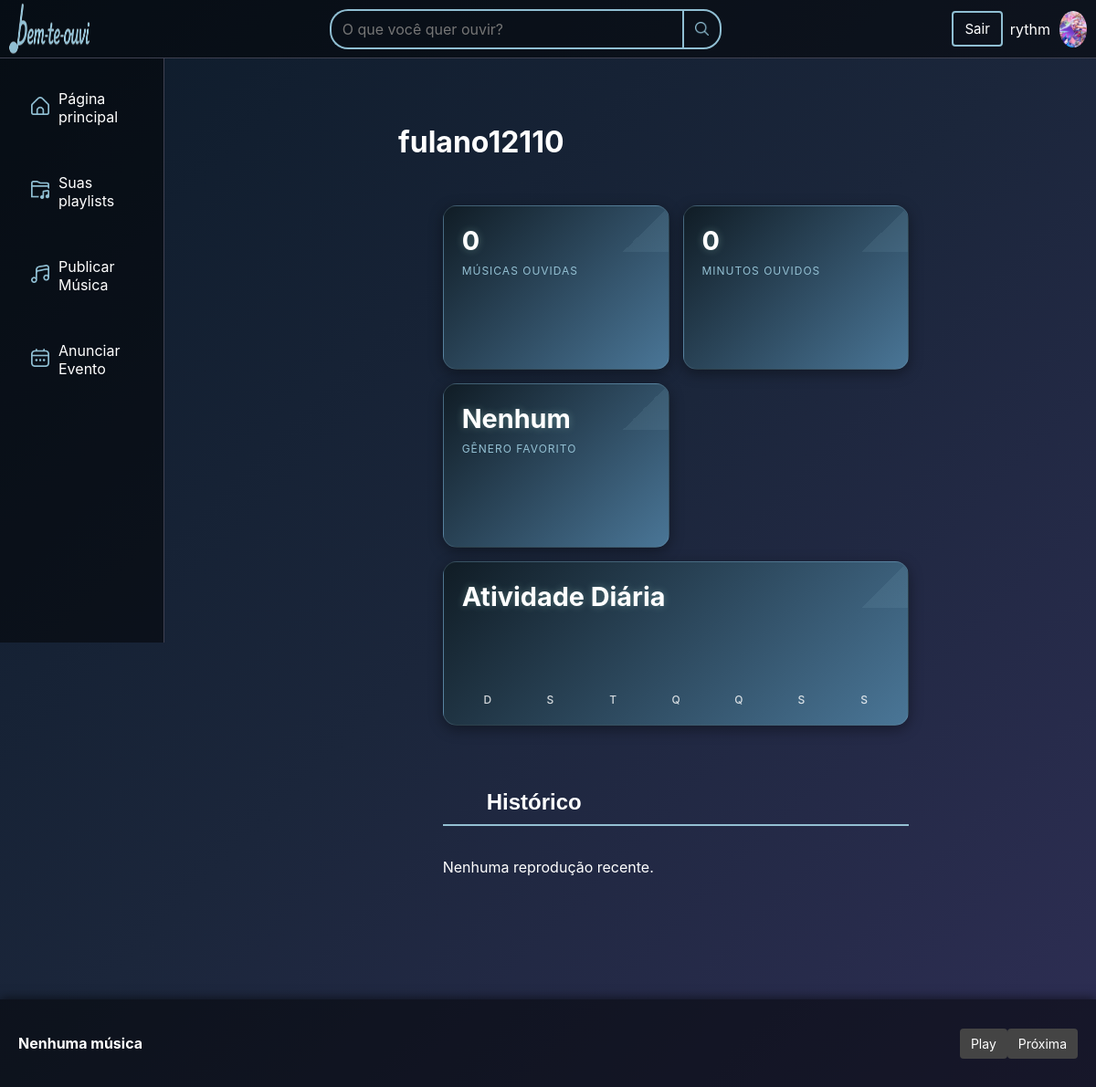
The app's page /perfil-ouvinte/1/ (signed in) with its own data.
### bemteouvi/models.py (models this page shows, shortened)
class Musico(models.Model):
    user = models.OneToOneField(User, on_delete=models.CASCADE)
    foto_perfil = models.ImageField(upload_to='fotos_perfil', blank=True, null=True)
    cpf = models.CharField(max_length=14, unique=True)
    chave_pix = models.CharField(max_length=100, blank=True, null=True)
    @property
    def foto_url(self):
        if self.foto_perfil and self.foto_perfil.name:
            return self.foto_perfil.url
        return '/static/bemteouvi/img/perfil.png'
    def __str__(self):
        return self.user.username

class Ouvinte(models.Model):
    user = models.OneToOneField(User, on_delete=models.CASCADE)
    foto_perfil = models.ImageField(upload_to='fotos_perfil', blank=True, null=True)

### bemteouvi/views.py (the view)
# urls.py: path('perfil-ouvinte/', views.perfil_ouvinte, name='perfil-ouvinte'),
@login_required
def perfil_ouvinte(request, id=None):
    if id is not None:
        ouvinte = get_object_or_404(Ouvinte, id=id)
    else:
        try:
            ouvinte = Ouvinte.objects.get(user=request.user)
        except Ouvinte.DoesNotExist:
            messages.error(request, "Perfil de ouvinte não encontrado.")
            return redirect('bemteouvi:index')
    proprio_perfil = (ouvinte.user == request.user)
    musicas_ouvidas = Reproducao.objects.filter(ouvinte=ouvinte).values('musica').distinct().count()
    historico = Reproducao.objects.filter(ouvinte=ouvinte).order_by('-data_hora')[:10]
    hoje = timezone.now()
    minutos_mes = EstatisticaSemanal.objects.filter(
        ouvinte=ouvinte
    ).aggregate(total=Sum('minutos_ouvidos'))['total'] or 0
    generos = GeneroOuvido.objects.filter(ouvinte=ouvinte)
    total_segundos = sum(g.segundos_ouvidos for g in generos)
    genero_favorito = None
    genero_percentual = 0
    if total_segundos > 0:
        favorito = max(generos, key=lambda g: g.segundos_ouvidos)
        genero_favorito = favorito.genero
        genero_percentual = round((favorito.segundos_ouvidos / total_segundos) * 100, 1)
    estatisticas = EstatisticaSemanal.objects.filter(ouvinte=ouvinte).order_by('dia')
    estatisticas_dict = [e.minutos_ouvidos for e in estatisticas]
    context = {
        'ouvinte': ouvinte,
        'musicas_ouvidas': musicas_ouvidas,
        'historico': historico,
        'minutos_mes': minutos_mes,
        'genero_favorito': genero_favorito,
        'genero_percentual': genero_percentual,
        'estatisticas': estatisticas_dict,
        'proprio_perfil': proprio_perfil,
    }
    if request.headers.get('HX-Request'):
        return render(request, 'bemteouvi/perfil_ouvinte_content.html', context)
    return render(request, 'bemteouvi/perfil_ouvinte.html', context)

### bemteouvi/context_processors.py (called while the page is built)
def perfil_usuario(request):
    perfil = None
    if request.user.is_authenticated:
        if hasattr(request.user, 'musico'):
            perfil = request.user.musico
        elif hasattr(request.user, 'ouvinte'):
            perfil = request.user.ouvinte
    return {'perfil_usuario': perfil}

### bemteouvi/templates/bemteouvi/perfil_ouvinte.html
{% extends 'bemteouvi/base.html' %}
{% load static %}
{% block css %}
{{ block.super }}
<link rel="stylesheet" href="https://cdnjs.cloudflare.com/ajax/libs/font-awesome/6.0.0/css/all.min.css">
<link rel="stylesheet" href="{% static 'bemteouvi/css/perfil_ouvinte.css'%}">
{% endblock %}
{% block conteudo %}
    {% include 'bemteouvi/perfil_ouvinte_content.html' %}
{% endblock %}

### bemteouvi/templates/bemteouvi/base.html (shortened to what this page needs)
<!DOCTYPE html>
<html lang="pt-br">
{% load static %}
<head>
  {% block css %}
  <link rel="stylesheet" href="{% static 'bemteouvi/css/base.css' %}">
  <link rel="stylesheet" href="{% static 'bemteouvi/css/criar_evento.css'%}">
  <link rel="stylesheet" href="{% static 'bemteouvi/css/criar_musica.css'%}">
  <link rel="stylesheet" href="{% static 'bemteouvi/css/index.css' %}">
  <link rel="stylesheet" href="{% static 'bemteouvi/css/playlist.css'%}">
  <link rel="stylesheet" href="{% static 'bemteouvi/css/buscar.css' %}">
  <link rel="stylesheet" href="https://cdnjs.cloudflare.com/ajax/libs/font-awesome/6.0.0/css/all.min.css">
  <link rel="stylesheet" href="{% static 'bemteouvi/css/perfil_musico.css'%}">
  <link rel="stylesheet" href="{% static 'bemteouvi/css/capa_musica.css' %}">
  <link rel="stylesheet" href="https://cdnjs.cloudflare.com/ajax/libs/font-awesome/6.0.0/css/all.min.css">
  <link rel="stylesheet" href="{% static 'bemteouvi/css/perfil_ouvinte.css'%}">
  {% endblock %}
</head>
<body>
  <header>
    <a href="{% url 'bemteouvi:index' %}"
      hx-get="{% url 'bemteouvi:index' %}"
      hx-target="main"
      hx-swap="innerHTML"
      hx-push-url="true">
      <figure>
        <img src="{% static 'bemteouvi/img/Logo1.png' %}" alt="bem-te-ouvi logo" id="logo" />
      </figure>
    </a>
    <div id="headerCentro">
      <form action="{% url 'bemteouvi:buscar' %}" method="get" id="search-form">
        <input type="text" name="q" id="headerBuscar" placeholder="O que você quer ouvir?" required />
        <button type="submit" id="searchButton">
          <img src="{% static 'bemteouvi/img/base/search.png' %}" alt="Buscar" />
        </button>
      </form>
    </div>
    <div id="headerDireita">
      {% if user.is_authenticated %}
        <form id="logout-form" method="POST" action="{% url 'bemteouvi:logout' %}">
          <button type="submit" id="botao_sair">Sair</button>
        </form>
        <span id="usuarioLogado">{{ perfil_usuario }}</span>
        {% if user.musico %}
          <a href="{% url 'bemteouvi:perfil-musico' %}"
          hx-get="{% url 'bemteouvi:perfil-musico' %}"
          hx-target="main"
          hx-swap="innerHTML"
          hx-push-url="true">
            <figure>
              <img src="{{ perfil_usuario.foto_url }}" alt="perfil" id="perfil" />
            </figure>
          </a>
          {% endif %}
      {% endif %}
    </div>
  </header>
  <aside>
    <nav>
      <a href="{% url 'bemteouvi:index' %}"
      hx-get="{% url 'bemteouvi:index' %}"
      hx-target="main"
      hx-swap="innerHTML"
      hx-push-url="true">
        <div class="asideTopic">
          <figure><img src="{% static 'bemteouvi/img/base/home.png' %}" alt="pagina principal" /></figure>
          <span>Página principal</span>
        </div>
      </a>
      <a href="{% url 'bemteouvi:playlist' %}"
      hx-get="{% url 'bemteouvi:playlist' %}"
      hx-target="main"
      hx-swap="innerHTML"
      hx-push-url="true">
        <div class="asideTopic">
          <figure><img src="{% static 'bemteouvi/img/base/folder-music.png' %}" alt="suas playlists" /></figure>
          <span>Suas playlists</span>
        </div>
      </a>
      {% if user.musico %}
      <a href="{% url 'bemteouvi:criar-musica' %}"
      hx-get="{% url 'bemteouvi:criar-musica' %}"
      hx-target="main"
      hx-swap="innerHTML"
      hx-push-url="true">
        <div class="asideTopic">
          <figure><img src="{% static 'bemteouvi/img/base/music-alt.png' %}" alt="publicar musica" /></figure>
          <span>Publicar Música</span>
        </div>
      </a>
      <a href="{% url 'bemteouvi:criar-evento' %}"
      hx-get="{% url 'bemteouvi:criar-evento' %}"
      hx-target="main"
      hx-swap="innerHTML"
      hx-push-url="true">
        <div class="asideTopic">
          <figure><img src="{% static 'bemteouvi/img/base/calendar.png' %}" alt="anunciar evento" /></figure>
          <span>Anunciar Evento</span>
        </div>
      </a>
      {% endif %}
    </nav>
  </aside>
  <main hx-target="this" hx-swap="innerHTML">
    {% block conteudo %}
    {% endblock %}
  </main>
  <div id="player">
    <div id="player-ui">
      <span id="titulo-musica" >Nenhuma música</span>
      <button id="botao-play" >Play</button>
      <button id="botao-next" >Próxima</button>
    </div>
  </div>
</body>
</html>

### bemteouvi/templates/bemteouvi/perfil_ouvinte_content.html (shortened to what this page needs)
{% load static %}
<div class="container">
    <h1>{{ ouvinte.user.username }}</h1>
    <section class="secao-estatisticas">
        <div class="grade-estatisticas">
            <div class="item-estatistica">
                <div class="valor-estatistica">{{ musicas_ouvidas|default:"0" }}</div>
                <div class="rotulo-estatistica">Músicas ouvidas</div>
            </div>
            <div class="item-estatistica">
                <div class="valor-estatistica">{{ minutos_mes|default:"0" }}</div>
                <div class="rotulo-estatistica">Minutos ouvidos</div>
            </div>
            <div class="item-estatistica">
                <div class="valor-estatistica">
                    {% if genero_favorito %}
                        {{ genero_favorito }} ({{ genero_percentual }}%)
                    {% else %}
                        Nenhum
                    {% endif %}
                </div>
                <div class="rotulo-estatistica">Gênero favorito</div>
            </div>
            <div class="item-estatistica item-grafico">
                <strong>Atividade Diária</strong>
                <div class="barras">
                </div>
                <div class="dias">
                    <span>D</span><span>S</span><span>T</span><span>Q</span><span>Q</span><span>S</span><span>S</span>
                </div>
            </div>
        </div>
    </section>
    <section class="historico-reproducao">
        <h2>Histórico</h2>
        <div class="lista-historico">
        {% for rep in historico %}
            <div class="item-historico">
            {% if rep.musica.capa %}
                <img src="{% if rep.musica.audio %}{{ rep.musica.audio.url }}{% else %}#{% endif %}" alt="{{ rep.musica.titulo }}" class="capa-album">
            {% else %}
                <img src="https://tse4.mm.bing.net/th/id/OIP.FnbT6l8T_ZQoLlnknYBDsAHaHa?rs=1&pid=ImgDetMain"
                 alt="{{ rep.musica.titulo }}" class="capa-album">
            {% endif %}
            <div class="info-musica">
                <div class="titulo-musica">{{ rep.musica.titulo }}</div>
                <div class="artista">{{ rep.musica.musico.user.username }}</div>
                <small>{{ rep.data_hora|date:"d/m/Y H:i" }}</small>
            </div>
            </div>
        {% empty %}
            <div class="item-historico">
            Nenhuma reprodução recente.
            </div>
        {% endfor %}
        </div>
    </section>
</div>

### bemteouvi/static/bemteouvi/css/base.css (style rules this page uses)
* { margin: 0; padding: 0; font-family: 'Inter', sans-serif; box-sizing: border-box; }
body { background: linear-gradient(135deg, #0d1b2a, #1b263b, #2e2e54); color: white; padding-top: 8vh; padding-left: 200px; padding-bottom: 12vh; overflow-x: hidden; }
header, aside, #player { position: fixed; background-color: rgba(0, 0, 0, 0.5); border: none; box-shadow: none; }
header { top: 0; left: 0; height: 8vh; width: 100%; z-index: 1002; display: flex; align-items: center; border-bottom: 1px solid rgb(63, 65, 81); }
aside { top: 8vh; left: 0; width: 15vw; height: calc(100vh - 8vh - 12vh); z-index: 1001; padding: 1rem; overflow-y: auto; border-right: 1px solid rgb(63, 65, 81); }
#player { bottom: 0; left: 0; width: 100%; height: 12vh; z-index: 1002; padding: 1rem; border-top: 1px solid rgb(63, 65, 81); }
main { padding: 2rem; padding-left: 10rem; padding-right: 5rem; }
#logo { margin: 0; margin-top: 1vh; width: 9vw; height: 9vh; }
#headerCentro { flex: 1; text-align: center; display: flex; align-items: center; justify-content: center; }
#headerBuscar { all: unset; width: 30vw; height: 5vh; outline: none; border: 2px solid #90BFD3; border-color: #90BFD3; border-top-left-radius: 20px; border-bottom-left-radius: 20px; border-right: none; background-color: transparent; text-align: left; padding: 0 12px; }
#search-form { display: flex; align-items: center; justify-content: center; }
#searchButton { cursor:pointer; background: transparent; height: 5.5vh; outline: none; border: 2px solid #90BFD3; border-top-right-radius: 20px; border-bottom-right-radius: 20px; border-color: #90BFD3; padding: 0 12px; display: flex; align-items: center; }
#searchButton img { background: transparent; border: none; height: 15px; width: 15px; object-fit: contain; pointer-events: none; }
#headerDireita { display: flex; align-items: center; }
#perfil { border-radius: 100%; width: 2.5vw; height: 5vh; margin-top: 4px; margin-left: 10px; margin-right: 10px; }
.asideTopic { display: flex; flex-direction: row; align-items: center; margin-bottom: 1rem; background-color: transparent; border: 10px solid transparent; border-radius: 10px; padding: 0.5rem; }
aside nav a { text-decoration: none; color: white; }
.asideTopic img { width: 20px; margin-right: 10px; }
#player { bottom: 0; left: 0; width: 100%; height: 12vh; z-index: 1002; padding: 1rem; border-top: 1px solid rgb(63, 65, 81); position: fixed; background-color: rgba(0, 0, 0, 0.5); border: none; box-shadow: none; }
#player { right: 0; color: white; padding: 10px 20px; display: flex; align-items: center; gap: 15px; box-shadow: 0 -2px 10px rgba(0, 0, 0, 0.5); font-family: Arial, sans-serif; z-index: 9999; }
#player-ui { display: flex; align-items: center; width: 100%; }
#titulo-musica { flex-grow: 1; font-weight: bold; font-size: 16px; white-space: nowrap; overflow: hidden; text-overflow: ellipsis; }
#botao-play, #botao-next { background-color: #444; border: none; color: white; padding: 8px 12px; font-size: 14px; cursor: pointer; border-radius: 4px; transition: background-color 0.3s; }
#botao_sair { text-decoration: none; color: white; border: 2px solid #90BFD3; border-radius: 3px; background-color: transparent; padding: 8px 12px; font-size: 15px; cursor: pointer; border-radius: 4px; margin-right: 0.5rem; }

### bemteouvi/static/bemteouvi/css/criar_evento.css (style rules this page uses)
body { color: white; }
* { margin: 0; padding: 0; box-sizing: border-box; }

### bemteouvi/static/bemteouvi/css/criar_musica.css (style rules this page uses)
body { color: white; }
* { margin: 0; padding: 0; box-sizing: border-box; }

### bemteouvi/static/bemteouvi/css/index.css (style rules this page uses)
section h2 { color: white; font-family: Arial, Helvetica, sans-serif; padding-left: 6vh; }

### records on screen
Musico: user.username "rythm", foto_url (picture)
Ouvinte: user.username "fulano12110"

### other values on screen
{{ musicas_ouvidas|default:"0" }} "0"
{{ minutos_mes|default:"0" }} "0"
